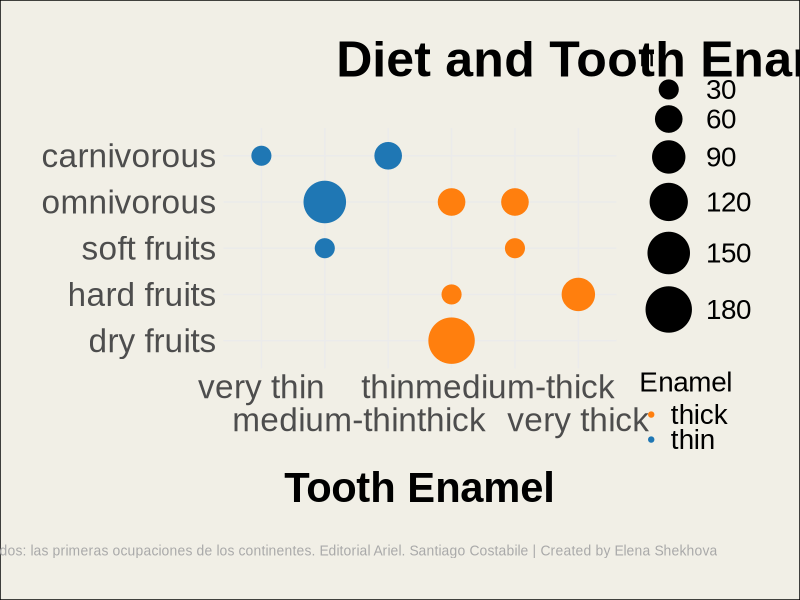

The R source for this figure:
library(dplyr)
library(ggplot2)
library(ggtext)

#Data is from Day05
historical <- read.csv(file = "Day15_evolution/Homininos_DataSet (1).csv", header = TRUE)

historical <- historical %>%
  mutate(Tooth_Enamel = ifelse(Tooth_Enamel == "thick-medium", "medium-thick", Tooth_Enamel),
         Diet = gsub("omnivore", "omnivorous", Diet))

#Arrange in a logical order
historical$Tooth_Enamel <- factor(historical$Tooth_Enamel, levels = c("very thick", "medium-thick", "thick", "thin", "medium-thin", "very thin"))
historical$Diet <- factor(historical$Diet, levels = c("carnivorous", "omnivorous", "soft fruits", "hard fruits", "dry fruits"))

#Plot with colors that are friendly for color-blind individuals

hist<- ggplot(historical, aes(x = reorder(Tooth_Enamel, -as.numeric(Tooth_Enamel)), y = reorder(Diet, -as.numeric(Diet)), color = ifelse(Tooth_Enamel %in% c("thin", "medium-thin", "very thin"), "thin", "thick"))) +
  geom_count() +
  scale_size_area(max_size = 15)+
  scale_color_manual(values = c("thin" = "#1f77b4", "thick" = "#ff7f0e")) +
  scale_x_discrete(guide = guide_axis(n.dodge=2))+ #this is so that Xlabels do not overlapp
  theme_minimal() +
  theme(
  panel.border = element_blank(),
  text = element_text(size = 30, family = "Arial"),
  legend.title = element_text(size = 20),
  legend.text = element_text(size = 20),
  #panel.grid.major = element_blank(),
 # panel.grid.minor = element_blank(),
  plot.background = element_rect(fill = "#F1EFE6"),
  axis.title.x = element_text(face = "bold", margin = margin(t = 25)),
  axis.title.y = element_blank(),
  plot.title = element_text(hjust = -0.2, margin = margin(b = 30), face = "bold"),
  plot.caption = element_text(size = 10, color = "#A9A9A9", hjust = 0.8,  margin = margin(t = 25)),
  plot.margin = margin(30, 30, 30, 30)
) +
  labs(
    title = "Diet and Tooth Enamel of our Ancestors",
    x = "Tooth Enamel",
    color = "Enamel",
    caption = "Carbonell, E. (2005). Hominidos: las primeras ocupaciones de los continentes. Editorial Ariel. Santiago Costabile | Created by Elena Shekhova"
  )

ggsave("hist.png", plot = hist, width = 4000, height = 2400, units = "px", dpi = 300)